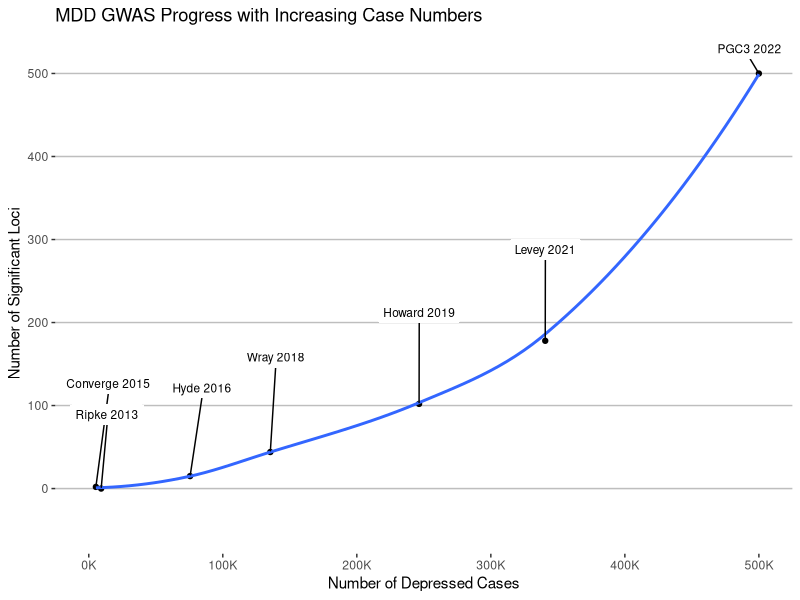
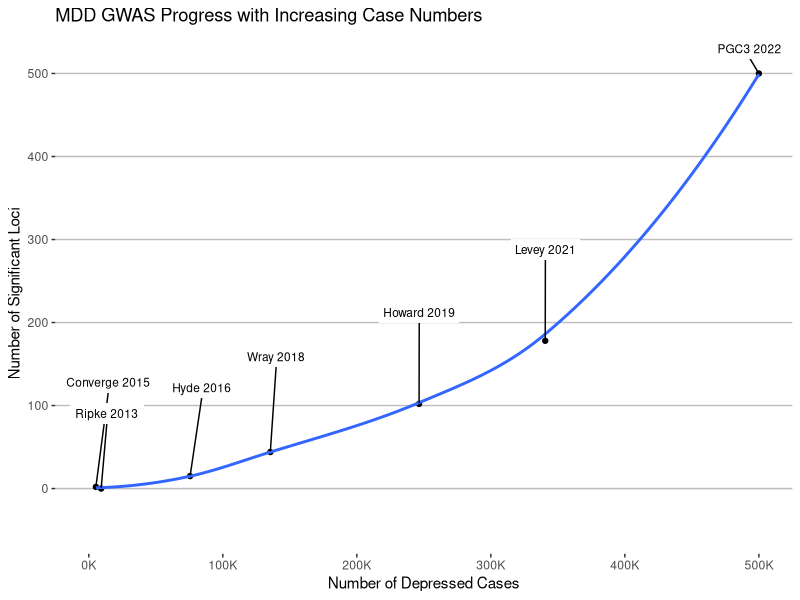

Recreate these plots in R, in order.
## ---- chunk 1
knitr::opts_chunk$set(echo = TRUE)
## ---- chunk 2
library("tidyverse")
library("readxl")
require("ggrepel")
require("scales")
## ---- chunk 3
gwasMDD <- read_excel(path = "MDD-GWAS.xlsx" ) %>%
print()


## ---- chunk 4
p <- ggplot(gwasMDD, aes(x = Ncases, y = Nhits, label = fauthor)) +
  theme(panel.background = element_rect(fill="white", 
                                        color="white", 
                                        linetype="solid"), 
        panel.grid.major.y = element_line(colour = "grey"), 
        panel.border = element_blank(),
        panel.grid.major = element_blank(),
        panel.grid.minor = element_blank()  ) +
  
  scale_x_continuous(labels = label_number(suffix = "K", 
                                           scale = 1e-3)) +

  geom_point() +
  
  geom_smooth(method = "loess", formula = (y~x), se=FALSE) +
  
  geom_label_repel(aes(label= paste0(fauthor," ",year)), 
                   min.segment.length = 0.5,
                   max.overlaps = Inf,
                   label.size = 0,
                   label.padding = 0.3,
                   label.r = 0.2,
                   nudge_x = 100,
                   nudge_y = 110,
                   force = 3,
                   size=3) +
  
coord_cartesian(xlim=c(0,500000), ylim=c(-50, 520)) +
  
labs(title = "MDD GWAS Progress with Increasing Case Numbers",
     subtitle=NULL,
     x="Number of Depressed Cases",
     y="Number of Significant Loci") 

print(p)
ggsave("Hits.jpeg", plot = p)
